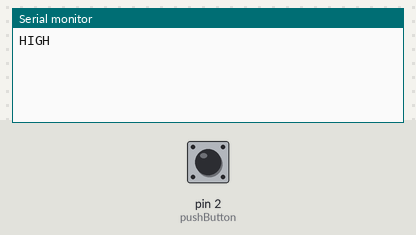
Simulated run of this sketch. Board: Arduino Uno, built with avr-gcc and run on an emulated ATmega328P. Shown: the last lines printed to the serial monitor. The test bench sets the inputs (shaded band); at power-on: pin 2 (pushButton) HIGH.

Above: at 1.2 s.
1.3 s: pin 2 (pushButton) pulled LOW for 0.15 s
At 2.3 s:
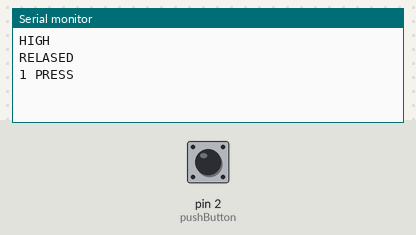
2.9 s: pin 2 (pushButton) pulled LOW for 1 s
At 3.7 s:
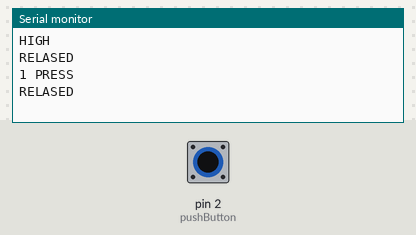
5.4 s: pin 2 (pushButton) pulled LOW for 0.15 s
At 6.6 s:
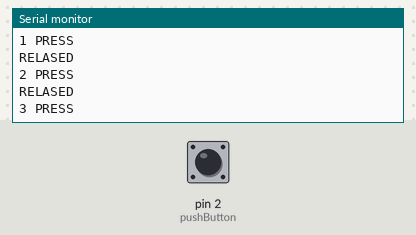

The sketch:

Read_PushButton_Trial3.ino
```cpp
int pushButton = 2;
char val[16];
int lastState;
bool once = false;
int flow_counter = 0;

void setup() {
  Serial.begin(9600);
  pinMode(pushButton, INPUT);
  lastState = digitalRead(pushButton);
}

void loop() {

  int buttonState = digitalRead(pushButton);

  // Read Inital value, only once.
  if (!once){
      if (buttonState == LOW) {
        Serial.println("LOW");
      }else{
        Serial.println("HIGH");
      }
  }
  once = true; // once is switched off

  if (buttonState != lastState) {
    if (buttonState == HIGH){
      flow_counter++;
      Serial.print(flow_counter);
      Serial.println(" PRESS");
    }else if(buttonState == LOW){
      Serial.println("RELASED");
    }
  }
  lastState = buttonState;
}
```

Measured:
- after the input at 1.3 s, the serial monitor: prints a new line at once (image 1)
- after the input at 5.4 s, the serial monitor: prints a new line after 0.15 s (image 3)
